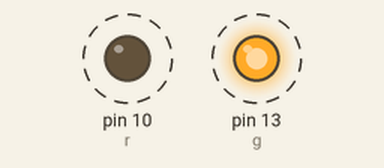
This sketch was run on a simulated Arduino Uno, built with avr-gcc and run on an emulated ATmega328P. On the bench: output pins drawn as LEDs (lit = HIGH). Dashed ring = blinking.

Above: at 0.5 s.
Timing chart, 0 to 4.6 s (numbered marks = the images above):
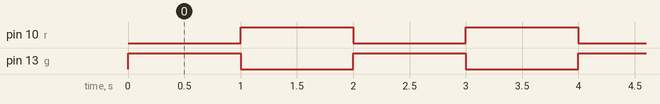

The sketch:

opdracht1.ino
```cpp
 // initialiseer pin nummers
 int g  = 13;
 int r = 10;

// setup de pins als output en zet de baudraute op 9600 bits per seconde
void setup()
{
  pinMode(g, OUTPUT);
  pinMode(r, OUTPUT);
  Serial.begin(9600);
}

// Laat de Leds knipperen, wanneer de ene led aan staat, staat de andere uit
void loop()
{
  digitalWrite(g, HIGH);
  digitalWrite(r, LOW);
  delay(1000);
  digitalWrite(g, LOW);
  digitalWrite(r, HIGH);
  delay(1000);
}
```

Measured:
- by itself, pin 10 (r), pin 13 (g): alternates HIGH for 1.0 s and LOW for 1.0 s
